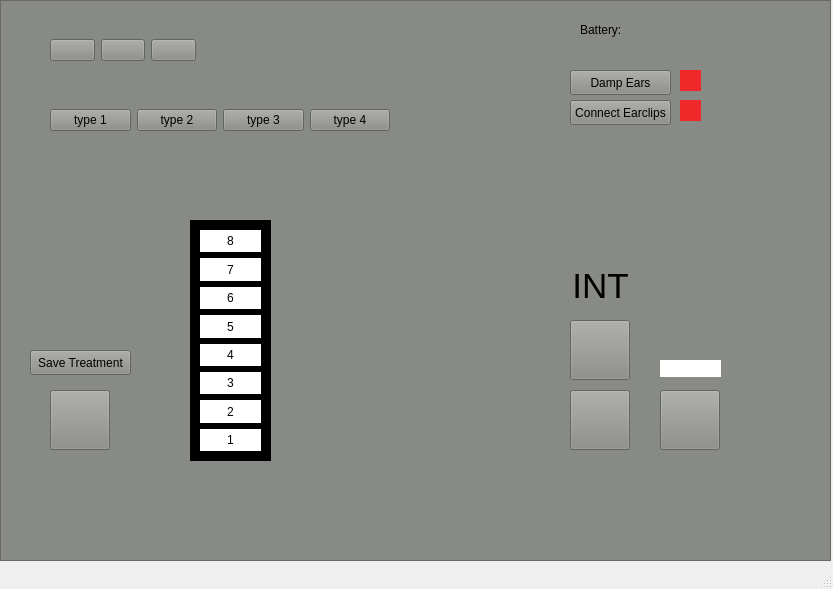
<?xml version="1.0" encoding="UTF-8"?>
<ui version="4.0">
 <class>MainWindow</class>
 <widget class="QMainWindow" name="MainWindow">
  <property name="geometry">
   <rect>
    <x>0</x>
    <y>0</y>
    <width>833</width>
    <height>589</height>
   </rect>
  </property>
  <property name="windowTitle">
   <string>MainWindow</string>
  </property>
  <widget class="QWidget" name="centralwidget">
   <widget class="QFrame" name="frame">
    <property name="geometry">
     <rect>
      <x>0</x>
      <y>0</y>
      <width>831</width>
      <height>561</height>
     </rect>
    </property>
    <property name="styleSheet">
     <string notr="true">background-color: rgb(136, 138, 133);</string>
    </property>
    <property name="frameShape">
     <enum>QFrame::StyledPanel</enum>
    </property>
    <property name="frameShadow">
     <enum>QFrame::Raised</enum>
    </property>
    <widget class="QPushButton" name="powerBtn">
     <property name="geometry">
      <rect>
       <x>660</x>
       <y>390</y>
       <width>60</width>
       <height>60</height>
      </rect>
     </property>
     <property name="text">
      <string/>
     </property>
     <property name="icon">
      <iconset resource="Resources.qrc">
       <normaloff>:/imgs/powerbutton2.png</normaloff>:/imgs/powerbutton2.png</iconset>
     </property>
     <property name="iconSize">
      <size>
       <width>60</width>
       <height>60</height>
      </size>
     </property>
    </widget>
    <widget class="QLabel" name="powerIndicator">
     <property name="geometry">
      <rect>
       <x>660</x>
       <y>360</y>
       <width>61</width>
       <height>17</height>
      </rect>
     </property>
     <property name="styleSheet">
      <string notr="true">background-color: rgb(255,255,255);</string>
     </property>
     <property name="text">
      <string/>
     </property>
    </widget>
    <widget class="QPushButton" name="downBtn">
     <property name="geometry">
      <rect>
       <x>570</x>
       <y>390</y>
       <width>60</width>
       <height>60</height>
      </rect>
     </property>
     <property name="text">
      <string/>
     </property>
     <property name="icon">
      <iconset resource="Resources.qrc">
       <normaloff>:/imgs/downButton.png</normaloff>:/imgs/downButton.png</iconset>
     </property>
     <property name="iconSize">
      <size>
       <width>60</width>
       <height>60</height>
      </size>
     </property>
    </widget>
    <widget class="QPushButton" name="upBtn">
     <property name="geometry">
      <rect>
       <x>570</x>
       <y>320</y>
       <width>60</width>
       <height>60</height>
      </rect>
     </property>
     <property name="text">
      <string/>
     </property>
     <property name="icon">
      <iconset resource="Resources.qrc">
       <normaloff>:/imgs/upButton.png</normaloff>:/imgs/upButton.png</iconset>
     </property>
     <property name="iconSize">
      <size>
       <width>60</width>
       <height>60</height>
      </size>
     </property>
    </widget>
    <widget class="QLabel" name="intLabel">
     <property name="geometry">
      <rect>
       <x>570</x>
       <y>270</y>
       <width>61</width>
       <height>31</height>
      </rect>
     </property>
     <property name="font">
      <font>
       <pointsize>26</pointsize>
      </font>
     </property>
     <property name="text">
      <string>INT</string>
     </property>
     <property name="alignment">
      <set>Qt::AlignCenter</set>
     </property>
    </widget>
    <widget class="QPushButton" name="checkBtn">
     <property name="geometry">
      <rect>
       <x>50</x>
       <y>390</y>
       <width>60</width>
       <height>60</height>
      </rect>
     </property>
     <property name="text">
      <string/>
     </property>
     <property name="icon">
      <iconset resource="Resources.qrc">
       <normaloff>:/imgs/checkMark.png</normaloff>:/imgs/checkMark.png</iconset>
     </property>
     <property name="iconSize">
      <size>
       <width>60</width>
       <height>60</height>
      </size>
     </property>
    </widget>
    <widget class="QWidget" name="horizontalLayoutWidget">
     <property name="geometry">
      <rect>
       <x>50</x>
       <y>30</y>
       <width>146</width>
       <height>41</height>
      </rect>
     </property>
     <layout class="QHBoxLayout" name="horizontalLayout_4">
      <item>
       <widget class="QPushButton" name="TwentySession">
        <property name="text">
         <string/>
        </property>
        <property name="icon">
         <iconset resource="Resources.qrc">
          <normaloff>:/imgs/TwentyMinsPieChart.png</normaloff>:/imgs/TwentyMinsPieChart.png</iconset>
        </property>
        <property name="iconSize">
         <size>
          <width>32</width>
          <height>32</height>
         </size>
        </property>
       </widget>
      </item>
      <item>
       <widget class="QPushButton" name="FortyFiveSession">
        <property name="text">
         <string/>
        </property>
        <property name="icon">
         <iconset resource="Resources.qrc">
          <normaloff>:/imgs/FortyFivePieChart.png</normaloff>:/imgs/FortyFivePieChart.png</iconset>
        </property>
        <property name="iconSize">
         <size>
          <width>32</width>
          <height>32</height>
         </size>
        </property>
       </widget>
      </item>
      <item>
       <widget class="QPushButton" name="UserDesignatedSession">
        <property name="text">
         <string/>
        </property>
        <property name="icon">
         <iconset resource="Resources.qrc">
          <normaloff>:/imgs/UserDesignatedSession.png</normaloff>:/imgs/UserDesignatedSession.png</iconset>
        </property>
        <property name="iconSize">
         <size>
          <width>32</width>
          <height>32</height>
         </size>
        </property>
       </widget>
      </item>
     </layout>
    </widget>
    <widget class="QFrame" name="frame_2">
     <property name="geometry">
      <rect>
       <x>190</x>
       <y>220</y>
       <width>81</width>
       <height>241</height>
      </rect>
     </property>
     <property name="styleSheet">
      <string notr="true">background-color: rgb(0, 0, 0);</string>
     </property>
     <property name="frameShape">
      <enum>QFrame::StyledPanel</enum>
     </property>
     <property name="frameShadow">
      <enum>QFrame::Raised</enum>
     </property>
     <widget class="QWidget" name="verticalLayoutWidget">
      <property name="geometry">
       <rect>
        <x>10</x>
        <y>10</y>
        <width>61</width>
        <height>221</height>
       </rect>
      </property>
      <layout class="QVBoxLayout" name="verticalLayout_7">
       <item>
        <layout class="QHBoxLayout" name="Row_Level8">
         <item>
          <widget class="QLabel" name="lvl8">
           <property name="styleSheet">
            <string notr="true">background-color: rgb(255,255,255);</string>
           </property>
           <property name="text">
            <string>8</string>
           </property>
           <property name="alignment">
            <set>Qt::AlignCenter</set>
           </property>
          </widget>
         </item>
        </layout>
       </item>
       <item>
        <layout class="QHBoxLayout" name="Row_Level7">
         <item>
          <widget class="QLabel" name="lvl7">
           <property name="styleSheet">
            <string notr="true">background-color: rgb(255,255,255);</string>
           </property>
           <property name="text">
            <string>7</string>
           </property>
           <property name="alignment">
            <set>Qt::AlignCenter</set>
           </property>
          </widget>
         </item>
        </layout>
       </item>
       <item>
        <layout class="QHBoxLayout" name="Row_Level6">
         <item>
          <widget class="QLabel" name="lvl6">
           <property name="styleSheet">
            <string notr="true">background-color: rgb(255,255,255);</string>
           </property>
           <property name="text">
            <string>6</string>
           </property>
           <property name="alignment">
            <set>Qt::AlignCenter</set>
           </property>
          </widget>
         </item>
        </layout>
       </item>
       <item>
        <layout class="QHBoxLayout" name="Row_Level5">
         <item>
          <widget class="QLabel" name="lvl5">
           <property name="styleSheet">
            <string notr="true">background-color: rgb(255,255,255);</string>
           </property>
           <property name="text">
            <string>5</string>
           </property>
           <property name="alignment">
            <set>Qt::AlignCenter</set>
           </property>
          </widget>
         </item>
        </layout>
       </item>
       <item>
        <layout class="QHBoxLayout" name="Row_Level4">
         <item>
          <widget class="QLabel" name="lvl4">
           <property name="styleSheet">
            <string notr="true">background-color: rgb(255,255,255);</string>
           </property>
           <property name="text">
            <string>4</string>
           </property>
           <property name="alignment">
            <set>Qt::AlignCenter</set>
           </property>
          </widget>
         </item>
        </layout>
       </item>
       <item>
        <layout class="QHBoxLayout" name="Row_Level3">
         <item>
          <widget class="QLabel" name="lvl3">
           <property name="styleSheet">
            <string notr="true">background-color: rgb(255,255,255);</string>
           </property>
           <property name="text">
            <string>3</string>
           </property>
           <property name="alignment">
            <set>Qt::AlignCenter</set>
           </property>
          </widget>
         </item>
        </layout>
       </item>
       <item>
        <layout class="QHBoxLayout" name="Row_Leve2">
         <item>
          <widget class="QLabel" name="lvl2">
           <property name="styleSheet">
            <string notr="true">background-color: rgb(255,255,255);</string>
           </property>
           <property name="text">
            <string>2</string>
           </property>
           <property name="alignment">
            <set>Qt::AlignCenter</set>
           </property>
          </widget>
         </item>
        </layout>
       </item>
       <item>
        <layout class="QHBoxLayout" name="Row_Level1">
         <item>
          <widget class="QLabel" name="lvl1">
           <property name="styleSheet">
            <string notr="true">background-color: rgb(255,255,255);</string>
           </property>
           <property name="text">
            <string>1</string>
           </property>
           <property name="alignment">
            <set>Qt::AlignCenter</set>
           </property>
          </widget>
         </item>
        </layout>
       </item>
      </layout>
     </widget>
    </widget>
    <widget class="QWidget" name="horizontalLayoutWidget_2">
     <property name="geometry">
      <rect>
       <x>50</x>
       <y>100</y>
       <width>340</width>
       <height>41</height>
      </rect>
     </property>
     <layout class="QHBoxLayout" name="horizontalLayout">
      <item>
       <widget class="QPushButton" name="SessionType1">
        <property name="text">
         <string>type 1</string>
        </property>
       </widget>
      </item>
      <item>
       <widget class="QPushButton" name="SessionType2">
        <property name="text">
         <string>type 2</string>
        </property>
       </widget>
      </item>
      <item>
       <widget class="QPushButton" name="SessionType3">
        <property name="text">
         <string>type 3</string>
        </property>
       </widget>
      </item>
      <item>
       <widget class="QPushButton" name="SessionType4">
        <property name="text">
         <string>type 4</string>
        </property>
       </widget>
      </item>
     </layout>
    </widget>
    <widget class="QLabel" name="label">
     <property name="geometry">
      <rect>
       <x>580</x>
       <y>20</y>
       <width>51</width>
       <height>20</height>
      </rect>
     </property>
     <property name="text">
      <string>Battery: </string>
     </property>
    </widget>
    <widget class="QPushButton" name="saveBtn">
     <property name="geometry">
      <rect>
       <x>30</x>
       <y>350</y>
       <width>101</width>
       <height>25</height>
      </rect>
     </property>
     <property name="text">
      <string>Save Treatment</string>
     </property>
    </widget>
    <widget class="QPushButton" name="DampenEars">
     <property name="geometry">
      <rect>
       <x>570</x>
       <y>70</y>
       <width>101</width>
       <height>25</height>
      </rect>
     </property>
     <property name="text">
      <string>Damp Ears</string>
     </property>
    </widget>
    <widget class="QPushButton" name="ConnectEarclips">
     <property name="geometry">
      <rect>
       <x>570</x>
       <y>100</y>
       <width>101</width>
       <height>25</height>
      </rect>
     </property>
     <property name="text">
      <string>Connect Earclips</string>
     </property>
    </widget>
    <widget class="QLabel" name="EarclipsConnected">
     <property name="geometry">
      <rect>
       <x>680</x>
       <y>100</y>
       <width>21</width>
       <height>21</height>
      </rect>
     </property>
     <property name="styleSheet">
      <string notr="true">background-color: rgb(239, 41, 41);</string>
     </property>
     <property name="text">
      <string/>
     </property>
    </widget>
    <widget class="QLabel" name="EarsDampened">
     <property name="geometry">
      <rect>
       <x>680</x>
       <y>70</y>
       <width>21</width>
       <height>21</height>
      </rect>
     </property>
     <property name="styleSheet">
      <string notr="true">background-color: rgb(239, 41, 41);</string>
     </property>
     <property name="text">
      <string/>
     </property>
    </widget>
   </widget>
  </widget>
  <widget class="QMenuBar" name="menubar">
   <property name="geometry">
    <rect>
     <x>0</x>
     <y>0</y>
     <width>833</width>
     <height>22</height>
    </rect>
   </property>
  </widget>
  <widget class="QStatusBar" name="statusbar"/>
 </widget>
 <resources>
  <include location="Resources.qrc"/>
 </resources>
 <connections/>
</ui>
